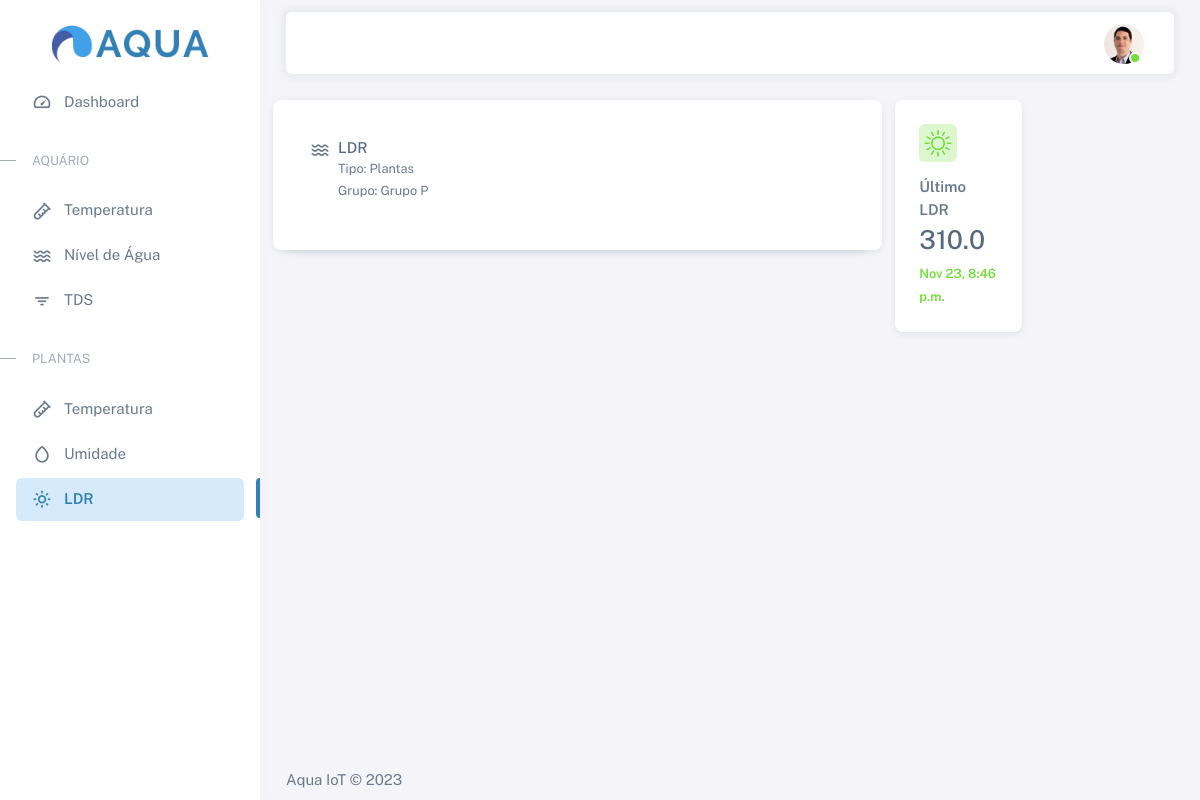
/ldr/, run on the app's committed database.
### sensores/models.py (models this page shows, shortened)
class Sensor(models.Model):
  nome = models.CharField(max_length=50)
  tipo = models.CharField(max_length=50)
  grupo = models.CharField(max_length=50)
  data_criacao = models.DateTimeField(auto_now_add=True)
  class Meta:
    abstract = True

class Ldr(Sensor):
  luminosidade = models.FloatField(max_length=200, default='00')
  media_luminosidade = models.FloatField(max_length=200, default='30')
  unidade_medida = models.CharField(max_length=50, default='Lux')

### sensores/views.py (the view)
# urls.py: path('ldr/', views.ldr, name='ldr'),
def ldr(request):
  ldr = Ldr.objects.all()
  ldrs = {'ldrs': ldr}
  return render(request, "ldr.html", ldrs)

### templates/ldr.html (shortened to what this page needs)
{% load static %} {% include "head.html" %}
<body>
  {% block content %}
  <div class="layout-wrapper layout-content-navbar">
    <div class="layout-container">
      {% include "menu.html" %}
      <div class="layout-page">
        {% include "navbar.html" %}
        <div class="content-wrapper">
          <div class="container-xxl flex-grow-1 container-p-y">
            <div class="row">
              <div class="col-lg-8 mb-4 order-0">
                <div class="card">
                  <div class="d-flex align-items-end row">
                    <div class="card h-100">
                      <div class="card-body px-0">
                        <div class="tab-content p-0">
                          <div
                            class="tab-pane fade show active"
                            id="navs-tabs-line-card-income"
                            role="tabpanel"
                          >
                            <div class="d-flex p-4 pt-3">
                              <i class="menu-icon tf-icons bx bx-water"></i>
                              <div>
                                {% for ldr in ldrs %}
                                {% if forloop.last %}
                                <h6 class="mb-0 me-1">{{ ldr.nome }}</h6>
                                  <small class="mb-0 me-1">Tipo: {{ ldr.tipo }}</small>
                                  <br>
                                  <small class="mb-0 me-1">Grupo: {{ ldr.grupo }}</small>
                                {% endif %}
                                {% endfor %}
                              </div>
                            </div>
                          </div>
                        </div>
                      </div>
                    </div>
                  </div>
                </div>
              </div>
              <div class="col-lg-4 col-md-4 order-1">
                <div class="row">
                  <div class="col-lg-6 col-md-12 col-6 mb-4">
                    <div class="card">
                      <div class="card-body">
                        <div
                          class="card-title d-flex align-items-start justify-content-between"
                        >
                          <div class="avatar flex-shrink-0">
                            <img
                              src="{% static 'assets/img/icons/unicons/ldr.png' %}"
                              alt="chart success"
                              class="rounded"
                            />
                          </div>
                        </div>
                        <span class="fw-semibold d-block mb-1">Último LDR</span>
                        {% for ldr in ldrs %}
                        {% if forloop.last %}
                        <h3 class="card-title mb-2">{{ ldr.luminosidade }}</h3>
                        <small class="text-success fw-semibold"> {{ ldr.data_criacao|date:"M d, P" }}</small>
                        {% endif %}
                        {% endfor %}
                      </div>
                    </div>
                  </div>
                </div>
              </div>
            </div>
          </div>
        </div>
        {% endblock %}
        {% include "footer.html" %}
</body>

### data on the page
Ldr: nome "LDR", tipo "Plantas", grupo "Grupo P", luminosidade "310.0", data_criacao "Nov 23, 8:46 p.m."
